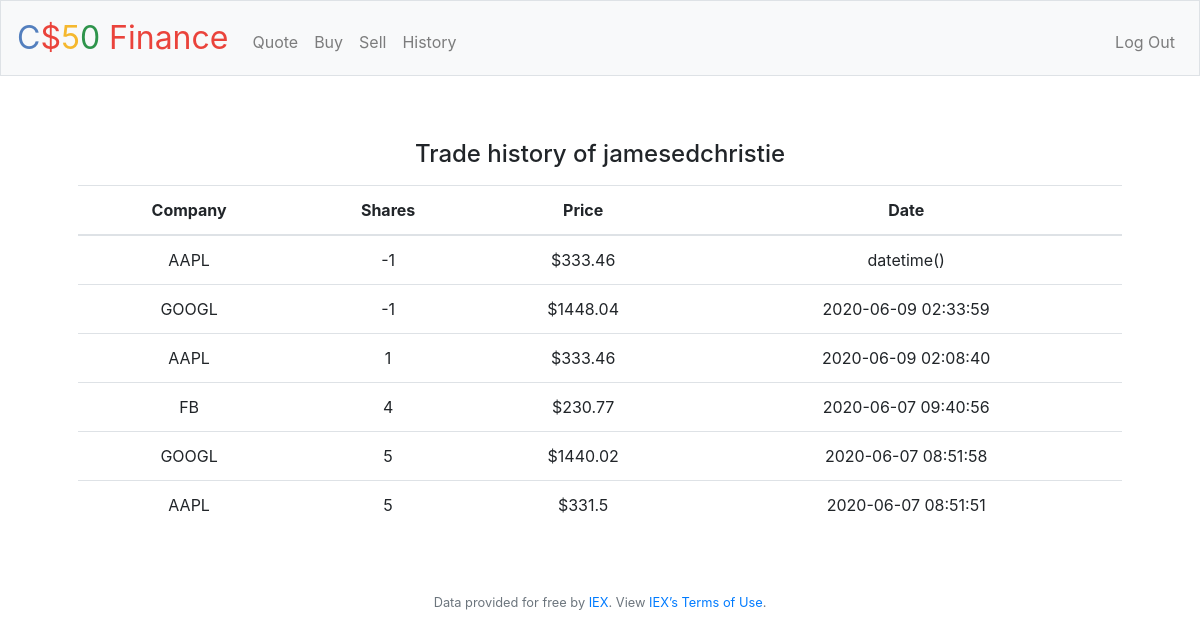
Screenshot of /history (signed in) with the database file from the repository.
### tables this page shows
CREATE TABLE 'users' ('id' INTEGER PRIMARY KEY AUTOINCREMENT NOT NULL, 'username' TEXT NOT NULL, 'hash' TEXT NOT NULL, 'cash' NUMERIC NOT NULL DEFAULT 10000.00 );

CREATE TABLE 'trades' ('trader_id' INTEGER, 'company' TEXT, 'shares' INTEGER, 'price' NUMERIC, 'time' DATETIME);

### pset8/finance/application.py (the view)
@app.route("/history")
@login_required
def history():
    user = db.execute("SELECT * FROM users WHERE id = :id", id = session["user_id"])
    history = db.execute("SELECT * FROM trades WHERE trader_id = :id ORDER BY time DESC", id = session["user_id"])
    n = len(history)
    return render_template("history.html", user=user, history=history, n=n)

### pset8/finance/application.py (called while the page is built)
@app.after_request
def after_request(response):
    response.headers["Cache-Control"] = "no-cache, no-store, must-revalidate"
    response.headers["Expires"] = 0
    response.headers["Pragma"] = "no-cache"
    return response

### pset8/finance/helpers.py (called while the page is built)
def login_required(f):
    @wraps(f)
    def decorated_function(*args, **kwargs):
        if session.get("user_id") is None:
            return redirect("/login")
        return f(*args, **kwargs)
    return decorated_function

### pset8/finance/templates/history.html (shortened to what this page needs)
{% extends "layout.html" %}
{% block main %}
    <p><h4>Trade history of {{ user[0]['username'] }}</h4></p>
    <table class="table">
        <thead>
            <tr>
                <th>Company</th>
                <th>Shares</th>
                <th>Price</th>
                <th>Date</th>
            </tr>
        </thead>
        <tbody>
        {% for x in range(n) %}
        <tr>
            <td>
                {{ history[x]['company'] }}
            </td>
            <td>
                {{ history[x]['shares'] }}
            </td>
            <td>
                ${{ history[x]['price'] }}
            </td>
            <td>
                {{ history[x]['time'] }}
            </td>
        </tr>
        {% endfor %}
        </tbody>
    </table>
{% endblock %}

### pset8/finance/templates/layout.html (shortened to what this page needs)
<!DOCTYPE html>
<html lang="en">
    <head>
        <link href="https://maxcdn.bootstrapcdn.com/bootstrap/4.1.3/css/bootstrap.min.css" rel="stylesheet">
        <link href="/static/styles.css" rel="stylesheet">
    </head>
    <body>
        <nav class="navbar navbar-expand-md navbar-light bg-light border">
            <a class="navbar-brand" href="/"><span class="blue">C</span><span class="red">$</span><span class="yellow">5</span><span class="green">0</span> <span class="red">Finance</span></a>
            <div class="collapse navbar-collapse" id="navbar">
                {% if session.user_id %}
                    <ul class="navbar-nav mr-auto mt-2">
                        <li class="nav-item"><a class="nav-link" href="/quote">Quote</a></li>
                        <li class="nav-item"><a class="nav-link" href="/buy">Buy</a></li>
                        <li class="nav-item"><a class="nav-link" href="/sell">Sell</a></li>
                        <li class="nav-item"><a class="nav-link" href="/history">History</a></li>
                    </ul>
                    <ul class="navbar-nav ml-auto mt-2">
                        <li class="nav-item"><a class="nav-link" href="/logout">Log Out</a></li>
                    </ul>
                {% else %}
                    <ul class="navbar-nav ml-auto mt-2">
                        <li class="nav-item"><a class="nav-link" href="/register">Register</a></li>
                        <li class="nav-item"><a class="nav-link" href="/login">Log In</a></li>
                    </ul>
                {% endif %}
            </div>
        </nav>
        <main class="container p-5">
            {% block main %}{% endblock %}
        </main>
        <footer class="small text-center text-muted">
            Data provided for free by <a href="https://iextrading.com/developer">IEX</a>. View <a href="https://iextrading.com/api-exhibit-a/">IEX’s Terms of Use</a>.
        </footer>
    </body>
</html>

### pset8/finance/static/styles.css (style rules this page uses)
nav .navbar-brand { font-size: xx-large; }
nav .navbar-brand .blue { color: #537fbe; }
nav .navbar-brand .red { color: #ea433b; }
nav .navbar-brand .yellow { color: #f5b82e; }
nav .navbar-brand .green { color: #2e944b; }
main { overflow-x: auto; text-align: center; }

### rows the page displays
users: username "jamesedchristie"
trades: company "AAPL", shares "-1", price "333.46", time "datetime()"
trades: company "GOOGL", shares "-1", price "1448.04", time "2020-06-09 02:33:59"
trades: company "AAPL", shares "1", price "333.46", time "2020-06-09 02:08:40"
trades: company "FB", shares "4", price "230.77", time "2020-06-07 09:40:56"
trades: company "GOOGL", shares "5", price "1440.02", time "2020-06-07 08:51:58"
trades: company "AAPL", shares "5", price "331.5", time "2020-06-07 08:51:51"
